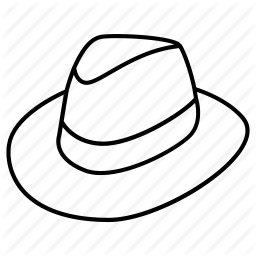
#> input picture Session5/hat.png, 256 x 256 px; the run also reads 1 picture not shown here
$ jupyter execute --allow-errors Session5.ipynb   (shell and % lines are left out)
#> lines starting #> are read from the running program, lines starting #| are printed output that depends on the picture
## 5.x SoundDevice and SoundFile
Python has a staggering amount of sound libraries available, both built in (`audioop, sndhdr, and wave`) and external (`pyo, pyaudio, pydub, sounddevice, soundfile, etc.`). The built in modules are functional, but not necessarily user friendly. Of the external packages, `pydub` and `sounddevice/soundfile` are a lot more user friendly.

For this course, we will be using `sounddevice/soundfile`, because `sounddevice` gives us an easy way to interact with microphones and speakers, and `soundfile` lets us load and manipulate sound files as `numpy` arrays.

Docs for the modules are at https://python-sounddevice.readthedocs.io/ and https://pysoundfile.readthedocs.io/

### 5.x.0 Record sound
The module `sounddevice` has a `.rec()` method that records sound.
Make sure to talk while executing the next code block, so that there is sound in the recording!

[cell 1]
import sounddevice as sd

# sound is recorded by sampling/measuring microphone membrane position thousands of times each second
# the sample rate is how often we record such a sample
sd.default.samplerate = 48000  # set sounddevice to record at 48k samples per second
sd.default.channels = 1  #  most laptops have 1 microphone, so lets record in mono

# sd.rec() records a specified number of samples
# so we need to multiply the number of seconds we want to record by the samplerate
#> (the rest of this cell did not finish here and is left out)

Using the `sd.wait()` method is necessary here, because the interpreter will move on to the next line after _initiating_ the recording, without waiting for it to finish. After the code block ends, the interpreter kills any recording (or playing) of sounds that hasn't finished, so we need to artificially extend the duration of the code block a little bit to give our sound time to finish recording (`sd.wait()` takes care of this for us).

### 5.x.1 Play sounds
Sounddevice has an `sd.play()` method we can use to play samples.

#> (a cell that did not finish here is left out)

The samples are just a `numpy` array of membrane positions, so if you play a sound at the wrong samplerate, the effects are predictable:

[cell 3]
sd.default.samplerate = 24000  # sd will now assume sound is recorded at 24kHz
#> (the rest of this cell did not finish here and is left out)

You sound weird now.
### 5.x.3 Handling sound files
Save recorded sample to file
Retrieve it

[cell 4]
import soundfile as sf

#> (the rest of this cell did not finish here and is left out)

### 5.x.4 Visualizing sound data
Let's plot our recording so we can inspect it visually. Because it is a `numpy` array, we can just plot it like any other.

[cell 5]
import seaborn as sns

#> (the rest of this cell did not finish here and is left out)

We can also plot a spectrogram. The code for this is a bit too fiddly to get into right now, but feel free to ask about it after the session.

[cell 6]
from scipy import signal
import matplotlib.pyplot as plt

#> (the rest of this cell did not finish here and is left out)

## 5.x Pillow
Pillow is a continuation of a project called PIL (Python Image Library) meant to make manipulation of images easier. Pillow has many features and they quite well-documented, so read the docs (https://pillow.readthedocs.io/) if you need to do something with images in Python.

### 5.x.0 Open and resize an image
Pillow's open method is called `open()`, so opening an image is pretty straightforward.

[cell 7]
from PIL import Image

im = Image.open('hat.png')
#> im is the input picture: PIL image 256x256 RGBA; mean R, G, B, A 21.5, 21.5, 20.2, 22.5
im  # if we just put the variable name in a line, Jupyter displays the image below
# to display images outside of Jupyter notebooks, use the .show() method (this will open an image editor)

That's a little small. Let's resize the image to 400 by 400 pixels:

[cell 8]
im.resize((400, 400))
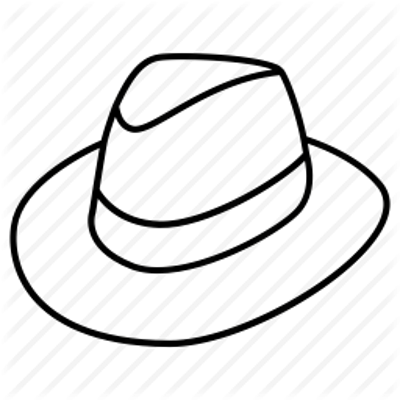
#> Out: PIL image 400x400 RGBA; mean R, G, B, A 23.6, 23.6, 23.6, 22.4; transparent parts drawn white
# notice how the new size isn't two separate arguments like in 400, 400
# but rather a tuple (400, 400)
# this is how you specify image sizes in Pillow, always as a tuple, not as two single values

That looks a little too grainy to use in an experiment, let's try to clean it up a little with a scaling filter:

[cell 9]
# as the second, optional, argument in .resize() you can specify a filter
# we're using Image.BICUBIC and that's usually a good choice, but feel free to experiment with different filters
im.resize((400, 400), Image.BICUBIC)

Much better.
Now try to rotate the image 90 degrees. It's pretty straightforward so just guess how to do it and give it a try.

[cell 10]
# rotate image here
rotated = im.rotate(90)
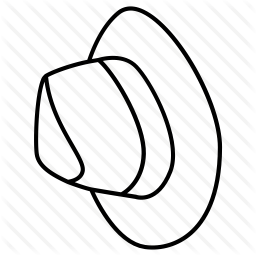
#> rotated: PIL image 256x256 RGBA; mean R, G, B, A 21.5, 21.5, 20.2, 22.5; transparent parts drawn white
flipped = im.rotate(180)
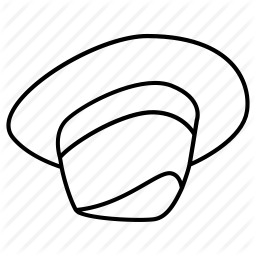
#> flipped: PIL image 256x256 RGBA; mean R, G, B, A 21.5, 21.5, 20.2, 22.5; transparent parts drawn white

# safe those images to a folder
im.save('Pictures/hat.png')
rotated.save('Pictures/hatrotated.png')
flipped.save('Pictures/hatflipped.png')

### 5.x.2 Create a new image
Create blank canvas
Paste the other images into it

### Extra Credit: Go nuts
Loop over a folder of images, paste all of them into a canvas at random locations

[cell 11]
import os

# create blank canvas
blankim = Image.new('RGB',(800,800), color = 'white')
#> blankim: PIL image 800x800 RGB; every value is 255

# make a list of pictures
pictures = os.listdir("./Pictures")
locations = [(200,200),(100,300),(0,0)]

i = 0
for pics in pictures:
    im = Image.open("./Pictures/" + pics)
    blankim.paste(im, box = locations[i], mask = None)
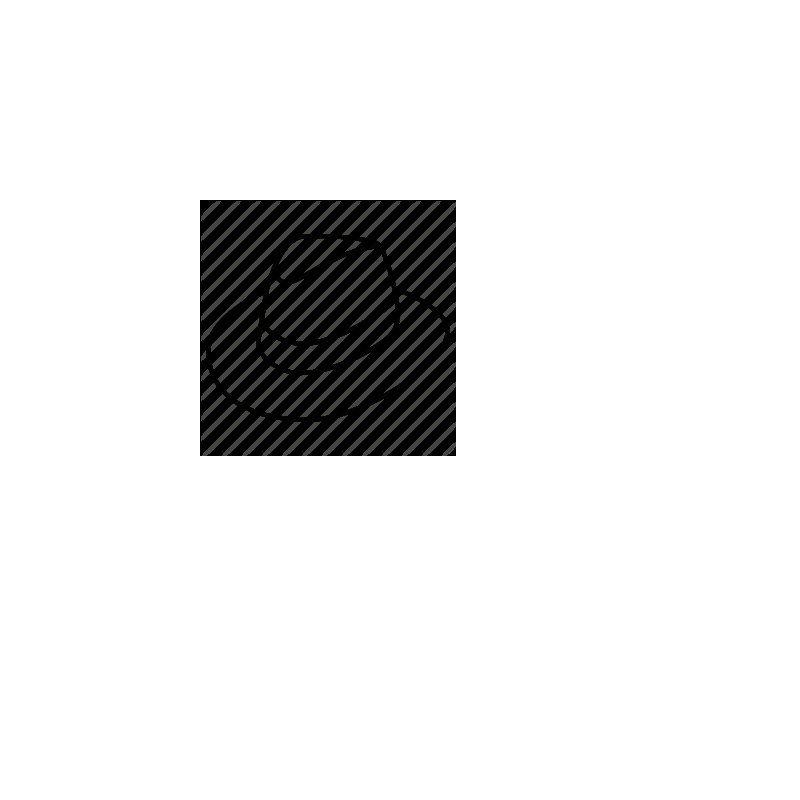
#> blankim: PIL image 800x800 RGB; mean R, G, B 231.1, 231.1, 231
    i += 1

blankim

## 5.x PsychoPy
PsychoPy is a Python package for running experiments. It has routines for presenting stimuli, recording responses, and a bunch of other small things you might need for setting up an experiment.
PsychoPy documentation is not bad, but not quite on the level of some other Python packages (http://www.psychopy.org/documentation.html).

You can think of PsychoPy as a replacement for Presentation or E-Prime, with two very important benefits over Presentation:
1. The Python environment that PsychoPy lives in offers many other modules, meaning you can extend and enhance your experiment any way you like.
2. Python and PsychoPy are open source and freely available, meaning that I can share a Github repo of my experiment code, and someone in Nigeria or Chile can download my code and run the experiment locally themselves, without having to buy expensive licenses. If we want science to be open and reproducible, that should apply to our experiment code as well.

(As an aside, this availability comment applies to Matlab as well. Fieldtrip, SPM, and other toolkits might be freely available, but Matlab itself is not.)

### 5.x.0 Running PsychoPy from Jupyter Notebooks
PsychoPy wasn't written with the idea of running it from a Jupyter notebook in mind. Instead, PsychoPy scripts are usually run from the command line. This means that running PsychoPy code from this notebook can results in weird malfunctions, such as experiment windows not opening and closing correctly.
Luckily there is a fix in the form of another built-in Python module, one that is useful in many other situations as well:
### 5.x.1 Subprocess
The subprocess module allows you to start new processes from a Python process. These processes start and finish separately of the notebook, allowing PsychoPy to run as it would run from the command line.

[cell 12]
import subprocess as sp

# sp.run() takes a list of things you would normally separate with spaces on the command line
# so "python3 experimenty.py" becomes ['python3', 'experiment.py']
sp.run(['python3', 'openwindow.py'])
#> (this line was passed over: subprocess is not available in this run)

The `sp.run()` method returns a `CompletedProcess` object with a `returncode`. In this case the code is 0, which means nothing to report (so execution was successful). If you break the function call by specifying a non-existent Python script, what happens?

Now go into the Session4 folder and look in the `openwindow.py` file. This is where the PsychoPy code is. Try to understand what's going on in the file before you move on to the next section.
### 5.x.2 Drawing and displaying stimuli
When presenting stimuli, we want fine-grained control of the timing. To control the stimulus presentation precisely we need to take the screen refresh rate into account. Your screen only updates about 60 times per second, which is faster than you can see but not all that fast: Your screen refreshes only once every 17 milliseconds.
This has important consequences. Most importantly, you can't present a stimulus for less than 17 milliseconds, or present another stimulus within 17 milliseconds of presenting the first. All interstimulus intervals are in multiples of the refresh rate as well, so 60 ms is not possible, you will have to choose between 50 ms and 67 ms instead.

To control what is presented on screen after a refresh, we _draw_ stimuli to a _back buffer_. Then we call the `.flip()` method of our display window to _flip_ the contents of the _back buffer_ to the _front buffer_ which is drawn to the screen at the next refresh.
If this all sounds overly complicated, that's because it's much more confusing in theory than in practice.

In our next code block, we'll run a script that opens a window and draws some text to the screen as we might do in an experiment.

[cell 13]
sp.run(['python3', 'displaytext.py'])
#> (this line was passed over: subprocess is not available in this run)

Look inside `displaytext.py` to see how the code is structured.

Now let's display something even more dynamic, a clock!
We'll start by using PsychoPy's internal clock function, and drawing it to the back buffer on each screen refresh for a duration of 30 seconds.

[cell 14]
sp.run(['python3', 'displayclock.py'])
#> (this line was passed over: subprocess is not available in this run)

As before, look inside `displayclock.py` to see what we are doing. The `while` loop and f-strings from earlier sessions are making a comeback. If you want to know more about them, check the Python docs!
## 5.x DIY time: Magical spinning hat!
### 5.x.0 Creating the stimuli
Use a `for` loop, the `range` function, and the `.rotate()` method from Pillow to rotate our hat picture from before through 360 degrees, saving a new picture for each degree of rotation.
__Hint:__ Build your code up in steps. First open the picture using Pillow. Then use the loop and `range` function to loop 360 times and just print numbers. Then rotate the picture on each iteration, then save each rotated picture (make sure to put the rotation in the filename!).

[cell 15]
for i in range(360):
    im = Image.open('hat.png')
    im = im.rotate(i)
    im.save('PicturesRotation/hat' + str(i) +'.png')

### 5.x.1 Present the stimuli
Use PsychoPy to draw the pictures. You can just use a while loop to create an infinite loop. Draw the images to the buffer and then flip it, you will have a new one each 17 ms, rotating our hat 60 degrees per second.
Put the code in a file called `hatspin.py`.

[cell 16]
sp.run(['python3', 'hatspin.py'])
#> (this line was passed over: subprocess is not available in this run)

### 5.x.2 Speed it up!
Speed up the rotation by skipping every other picture.

[cell 17]
sp.run(['python3', 'hatspin.py'])
#> (this line was passed over: subprocess is not available in this run)

### 5.x.3 Press spacebar to stop
Use the key capture method in PsychoPy to break out of your while loop and stop spinning the hat.
__Hint:__ Import `event` from PsychoPy, that's where the key capture functions are. There are two for the keyboard: event.waitKeys() and event.getKeys(). What do you think the difference is? Which one would you use if you want the script to continue running while you check for keypresses?

[cell 18]
sp.run(['python3', 'hatspin.py'])
#> (this line was passed over: subprocess is not available in this run)

### 5.x.4 Handing over control to the participant
Using the key capture, implement full controls over the hat rotation: Speed up and down, clockwise and counterclockwise, pause and continue.

[cell 19]
sp.run(['python3', 'hatspin.py'])
#> (this line was passed over: subprocess is not available in this run)
